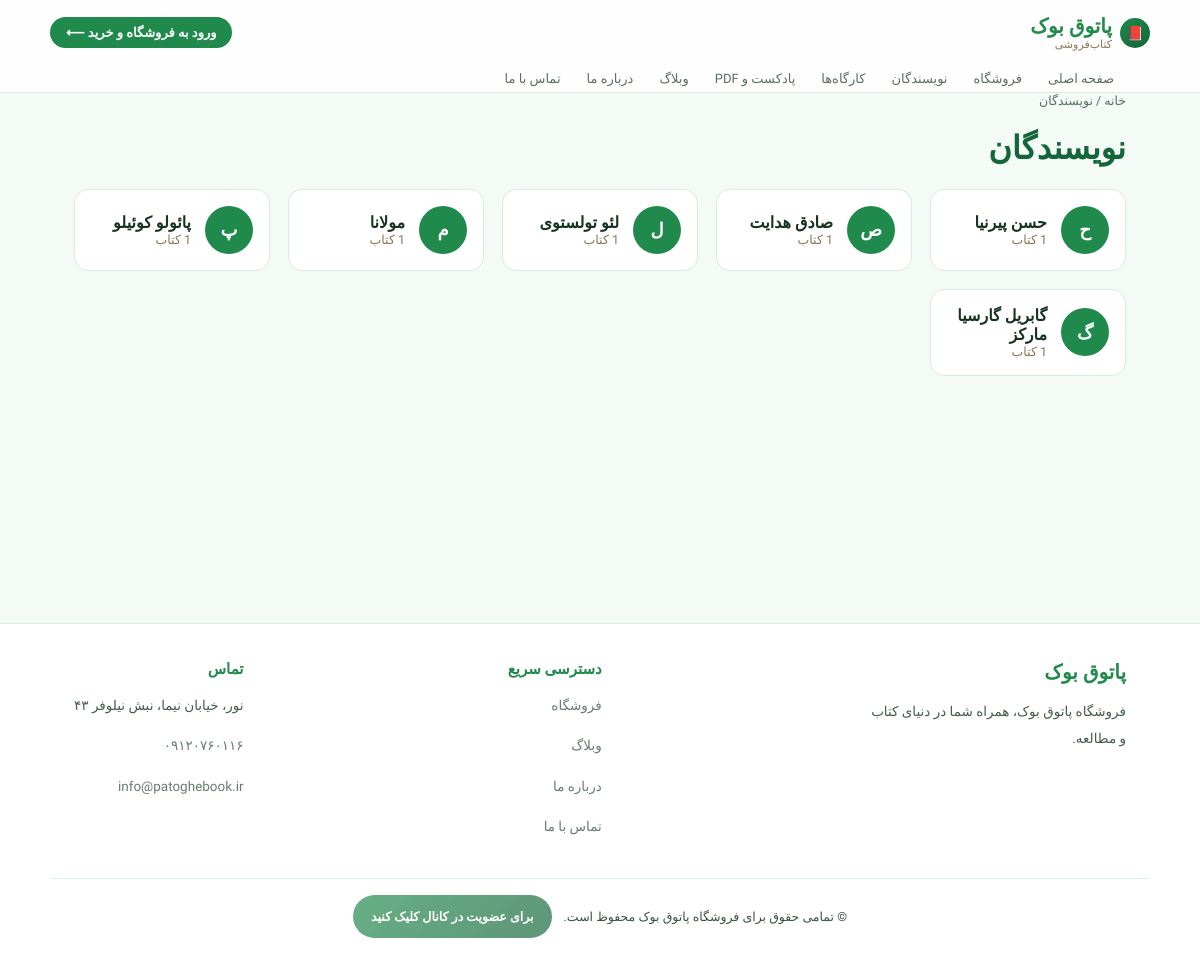
Screenshot of /authors/ with the database file from the repository.
### catalog/models.py (models this page shows, shortened)
class Author(models.Model):
    id = models.CharField(primary_key=True, max_length=20, default=generate_id, editable=False)
    name = models.CharField('نام نویسنده', max_length=200, unique=True)
    bio = models.TextField('بیوگرافی', blank=True, default='')
    slug = models.SlugField('نامک (Slug)', max_length=250, unique=True, allow_unicode=True, blank=True, editable=False)
    class Meta:
        verbose_name = 'نویسنده'
        verbose_name_plural = 'نویسندگان'
        ordering = ['name']

### seo_pages/views.py (the view)
# urls.py: path('authors/', views.authors_list, name='authors_list'),
def authors_list(request):
    authors = Author.objects.all()
    ctx = {
        'authors': authors,
        'meta_title': f'نویسندگان | {SITE_NAME}',
        'meta_description': _truncate(f'فهرست نویسندگانی که کتاب‌هایشان {SITE_DESCRIPTION_SUFFIX}'),
        'canonical_path': reverse('seo_pages:authors_list'),
    }
    return render(request, 'seo_pages/authors.html', ctx)

### seo_pages/views.py (called while the page is built)
def _truncate(text, length=155):
    text = strip_tags(text or '').strip()
    text = ' '.join(text.split())
    if len(text) <= length:
        return text
    return text[:length].rsplit(' ', 1)[0] + '…'

### seo_pages/templates/seo_pages/authors.html
{% extends "seo_pages/base.html" %}
{% block breadcrumbs %}
<div class="breadcrumbs"><a href="{% url 'seo_pages:home' %}">خانه</a> / نویسندگان</div>
{% endblock %}
{% block content %}
<h1>نویسندگان</h1>
<div class="author-grid">
  {% for a in authors %}
  <a class="author-card" href="{% url 'seo_pages:author_detail' a.slug %}">
    <div class="author-avatar">{{ a.name|slice:":1" }}</div>
    <div>
      <b>{{ a.name }}</b>
      <div style="font-size:12.5px;color:#8a7558;">{{ a.books.count }} کتاب</div>
    </div>
  </a>
  {% endfor %}
</div>
{% endblock %}

### seo_pages/static/seo_pages/style.css (style rules this page uses)
:root { --ink:#163320; --paper:#f4faf6; --paper-dim:#e7f5ec; --leather:#1f8a4c; --leather-dark:#13653a; --gold:#34a85f; --cream:#ffffff; --line:#d8ecdf; --amber:#d79a2c; --muted:#5a6e62; }
* { box-sizing:border-box; }
body { margin:0;font-family:'Vazirmatn',sans-serif;background:var(--paper);color:var(--ink); }
h1,h2,h3 { font-family:'Markazi Text','Vazirmatn',serif;color:var(--leather-dark); }
a { color:inherit;text-decoration:none; }
.breadcrumbs { font-size:12.5px;color:var(--muted);margin-bottom:18px; }
.book-grid,.author-grid { display:grid;grid-template-columns:repeat(auto-fill,minmax(190px,1fr));gap:18px;margin-top:18px; }
.author-card { display:flex;align-items:center;gap:14px;background:var(--cream);border:1px solid var(--line);border-radius:14px;padding:16px; }
.author-avatar { width:48px;height:48px;border-radius:50%;background:var(--leather);color:#fff;font-size:18px;font-weight:700;display:flex;align-items:center;justify-content:center;flex-shrink:0; }

### rows the page displays
Author: name "ح", name "حسن پیرنیا", books.count "1"
Author: name "ص", name "صادق هدایت", books.count "1"
Author: name "ل", name "لئو تولستوی", books.count "1"
Author: name "م", name "مولانا", books.count "1"
Author: name "پ", name "پائولو کوئیلو", books.count "1"
Author: name "گ", name "گابریل گارسیا مارکز", books.count "1"
